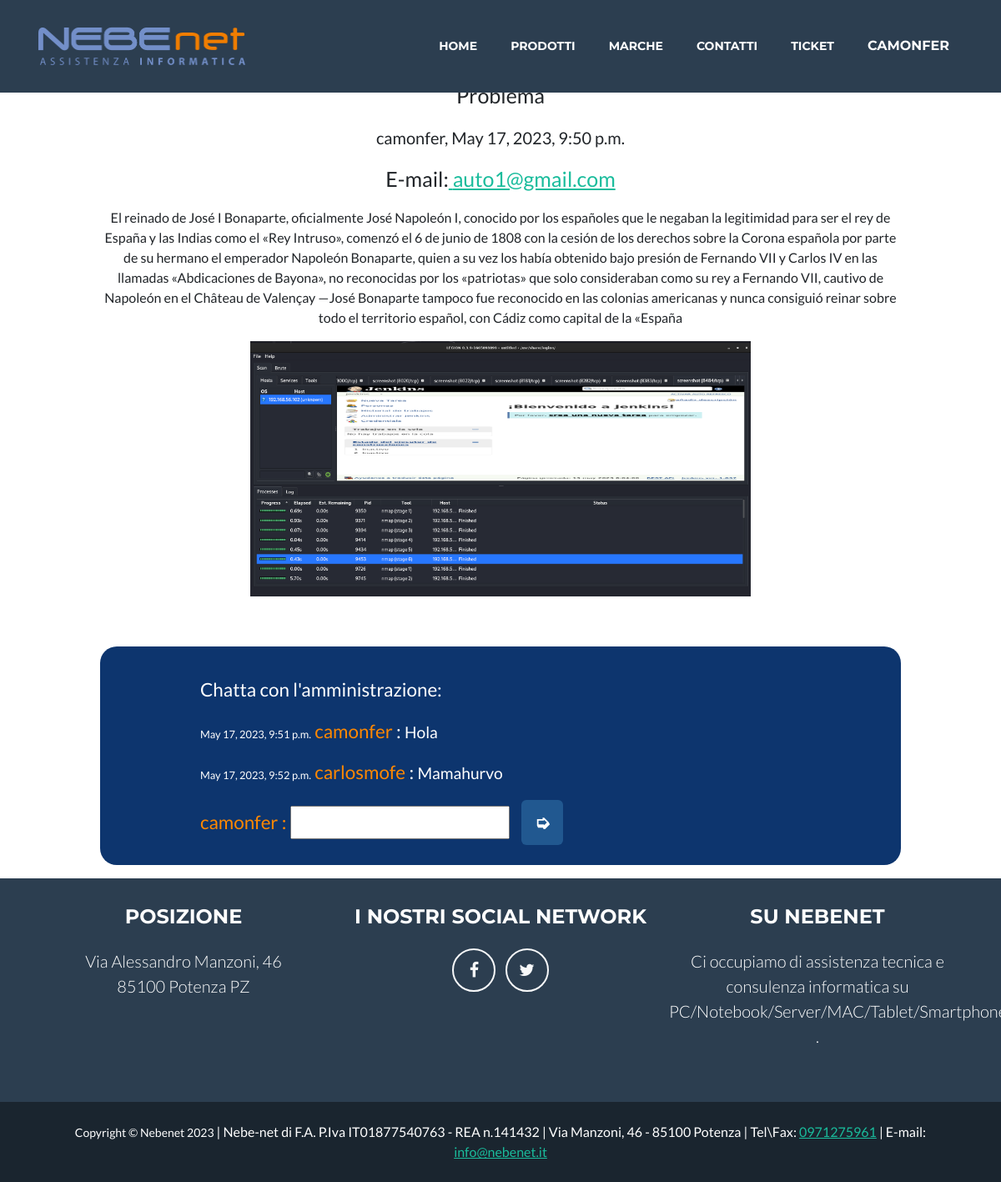
Page /ticket/1/ (signed in) on the committed database.
### nebenet_app/models.py (models this page shows, shortened)
class User(AbstractUser):
    email = models.EmailField(unique=True)
    image = models.ImageField(upload_to ='img/')
    date = models.DateTimeField(auto_now=True)

class Ticket(models.Model):
    ti_user = models.ForeignKey(settings.AUTH_USER_MODEL, on_delete=models.CASCADE)
    ti_mail = models.EmailField('Contatto email*',blank=False)
    ti_title = models.CharField('Titolo*',max_length=1000, blank=False)
    Problema = models.CharField('Descrivi il tuo problema*',max_length=1000, blank=False)
    ti_img = models.ImageField('Aggiungi uno screenshot (facoltativo)',blank=True)
    ti_personal = models.BooleanField("Trattamento dei dati personali(Obbligatorio)*",blank=False)
    ti_time = models.DateTimeField(auto_now=True)

class Coment(models.Model):
    co_user = models.ForeignKey(settings.AUTH_USER_MODEL, on_delete=models.CASCADE)
    co_text = models.CharField('Descrivi il tuo problema*',max_length=1000, blank=False)
    co_ticket = models.ForeignKey(Ticket, on_delete=models.CASCADE)
    ti_time = models.DateTimeField(auto_now=True)
    def __str__(self):
        return self.co_text

### nebenet_app/views.py (the view, shortened to what this page needs)
# urls.py: path('ticket/<int:pk>/', TicketDetail.as_view(), name='tickets_details'),
class TicketDetail(UserPassesTestMixin, LoginRequiredMixin, DetailView):
    template_name= 'nebenet_app/ticket_detail.html'
    model= Ticket
    def get_context_data(self , **kwargs):
        data = super().get_context_data(**kwargs)
        connected_coments = Coment.objects.filter(co_ticket=self.get_object())
        number_of_coments = connected_coments.count()
        data['coments'] = connected_coments
        data['no_of_coments'] = number_of_coments
        data['coment_form'] = ComentForm()
        return data
    def test_func(self):
        if self.request.user.is_superuser:
            return True
        else:
            try:
                return User.objects.get(pk=self.request.user.pk)==Ticket.objects.get(pk=self.kwargs.get("pk")).ti_user
            except:
                return False

### nebenet_app/forms.py
class ComentForm(forms.ModelForm):
    class Meta:
        model = Coment
        fields = ['co_text']

### nebenet_app/templates/nebenet_app/ticket_detail.html (shortened to what this page needs)
{% extends 'base.html' %}
{% block content %}
{% load static %}
<body class="bodyco">
    <center>
    <p class="titi">{{ ticket.ti_title }}</p>
    <p class="tiu">{{ ticket.ti_user }}, {{ ticket.ti_time }}</p>
    <p class="tima"></a>E-mail:<a href="mailto: {{ ticket.ti_mail }}"> {{ ticket.ti_mail }}</a></p>
    <p class="tipro">{{ ticket.Problema }}</p>
    {% if ticket.ti_img  %}
    <div class="d-flex flex-column align-items-center"><img class="img-ticket tiimg" src="/media/{{ ticket.ti_img }}" alt="Image not found"/>
    </div>
    </center>
    {% endif %}
    <div class="comentarios">
    {% if user.is_staff%}
    <p class="cosabla">Chatta con {{ ticket.ti_user }}:</p>
    {% else %}
    <p class="cosabla">Chatta con l'amministrazione:</p>
    {% endif %}
    {% for coment in coments %}
        <p><span class="fechaco">{{ coment.ti_time }}</span><span class="nomuser"> {{ coment.co_user }}</span><span class="cosabla"> :  </span><span class="cotexto"> {{ coment }}</span></p>
    {% endfor %}
    {% if user.is_authenticated %}
    <form action="" method="POST" id="main_form">
           <label form="coment" class="nomuser">{{ request.user.username }} :</label>
           {{ coment_form.co_text }} {% csrf_token %} <button type="submit" class="button-623">
            ➭</button></div>
    {% else %} <h2>You need to Login to comment</h2>
    {% endif %}
</body>
{% endblock %}

### nebenet_app/templates/base.html (shortened to what this page needs)
<!DOCTYPE html>
{% load static %}
<html lang="en">
    <head>
        <link rel="stylesheet" href="https://cdnjs.cloudflare.com/ajax/libs/font-awesome/4.7.0/css/font-awesome.min.css">
        <link href="/static/css/styles.css" rel="stylesheet" />
    </head>
    <body id="page-top">
        <nav class="navbar navbar-expand-lg bg-secondary text-uppercase fixed-top" id="mainNav">
            <div class="container">
                <a class="navbar-brand" href="{% url 'index' %}"><img class="logomain" src="/static/assets/img/logo.png" alt="..." /></a>
                <div class="collapse navbar-collapse" id="navbarResponsive">
                    <ul class="navbar-nav ms-auto">
                        <li class="nav-item mx-0 mx-lg-1"><a class="nav-link py-3 px-0 px-lg-3 rounded" href="{% url 'index' %}">Home</a></li>
                        {% if request.user.is_staff %}
                        <li class="nav-item mx-0 mx-lg-1">
                            <a class="nav-link py-3 px-0 px-lg-3 rounded" href="{% url 'products_admin_list' %}">Prodotti</a>
                        </li>
                        {% else %}
                        <li class="nav-item mx-0 mx-lg-1">
                            <a class="nav-link py-3 px-0 px-lg-3 rounded" href="{% url 'vitrina' %}">Prodotti</a>
                        </li>
                        {% endif %}
                        <li class="nav-item mx-0 mx-lg-1"><a class="nav-link py-3 px-0 px-lg-3 rounded" href="{% url 'brands' %}">Marche</a></li>
                        <li class="nav-item mx-0 mx-lg-1"><a class="nav-link py-3 px-0 px-lg-3 rounded" href="/company/1/">Contatti</a></li>
                        {% if request.user.is_authenticated %}
                        <li class="nav-item mx-0 mx-lg-1"><a class="nav-link py-3 px-0 px-lg-3 rounded" href="{% url 'tickets_add' %}">Ticket</a></li>
                        <div class="dropdown"><li class="nav-item mx-0 mx-lg-1"><a class="dropbtn nav-link py-3 px-0 px-lg-3 rounded" href="/usuarios/{{ request.user.pk }}">{{ request.user.username }}</a></li>
                            </div>
                        {% endif %}
                    </ul>
                </div>
            </div>
        </nav>
        {% block content %}
        {% endblock %}
        <footer class="footer text-center">
            <div class="container">
                <div class="row">
                    <div class="col-lg-4 mb-5 mb-lg-0">
                        <h4 class="text-uppercase mb-4">Posizione</h4>
                        <p class="lead mb-0">
                            Via Alessandro Manzoni, 46
                            <br />
                            85100 Potenza PZ
                        </p>
                    </div>
                    <div class="col-lg-4 mb-5 mb-lg-0 buttons effect amiens">
                        <h4 class="text-uppercase mb-4">I nostri social network</h4>
                        <a class="btn btn-outline-light btn-social mx-1" href="https://www.facebook.com/nebenetpz/?ref=ts&fref=ts" title="Join us on Facebook"><i class="fa fa-facebook" aria-hidden="true"></i></a>
                        <a class="btn btn-outline-light btn-social mx-1" href="https://twitter.com/nebenet" title="Join us on Twitter"><i class="fa fa-twitter" aria-hidden="true"></i></a>
                    </div>
                    <div class="col-lg-4">
                        <h4 class="text-uppercase mb-4">Su Nebenet</h4>
                        <p class="lead mb-0">
                            Ci occupiamo di assistenza tecnica e consulenza informatica su PC/Notebook/Server/MAC/Tablet/Smartphone
                            .
                        </p>
                    </div>
                </div>
            </div>
        </footer>
        <div class="copyright py-4 text-center text-white">
            <div class="container"><small>Copyright &copy; Nebenet 2023</small> | Nebe-net di F.A. P.Iva IT01877540763 - REA n.141432 | Via Manzoni, 46 - 85100 Potenza | Tel\Fax: <a href="tel:0971275961">0971275961</a> | E-mail:<a href="mailto: info@nebenet.it"> info@nebenet.it</a> </div>
        </div>
    </body>
</html>

### rows in the picture
User: user.username "CAMONFER", user.username "camonfer"
Ticket: ti_title "Problema", ti_user "camonfer", ti_time "May 17, 2023, 9:50 p.m.", ti_mail "auto1@gmail.com", Problema "El reinado de José I Bonaparte, oficialmente José Napoleón I, conocido por los españoles que le negaban la legitimidad para ser el rey de España y las Indias como el «Rey Intruso», comenzó el 6 de junio de 1808 con la cesión de los derechos sobre la Corona española por parte de su hermano el emperador Napoleón Bonaparte, quien a su vez los había obtenido bajo presión de Fernando VII y Carlos IV en las llamadas «Abdicaciones de Bayona», no reconocidas por los «patriotas» que solo consideraban como su rey a Fernando VII, cautivo de Napoleón en el Château de Valençay —José Bonaparte tampoco fue reconocido en las colonias americanas y nunca consiguió reinar sobre todo el territorio español, con…", ti_img (picture)
Coment: ti_time "May 17, 2023, 9:51 p.m.", co_user "camonfer", co_text "Hola"
Coment: ti_time "May 17, 2023, 9:52 p.m.", co_user "carlosmofe", co_text "Mamahurvo"
